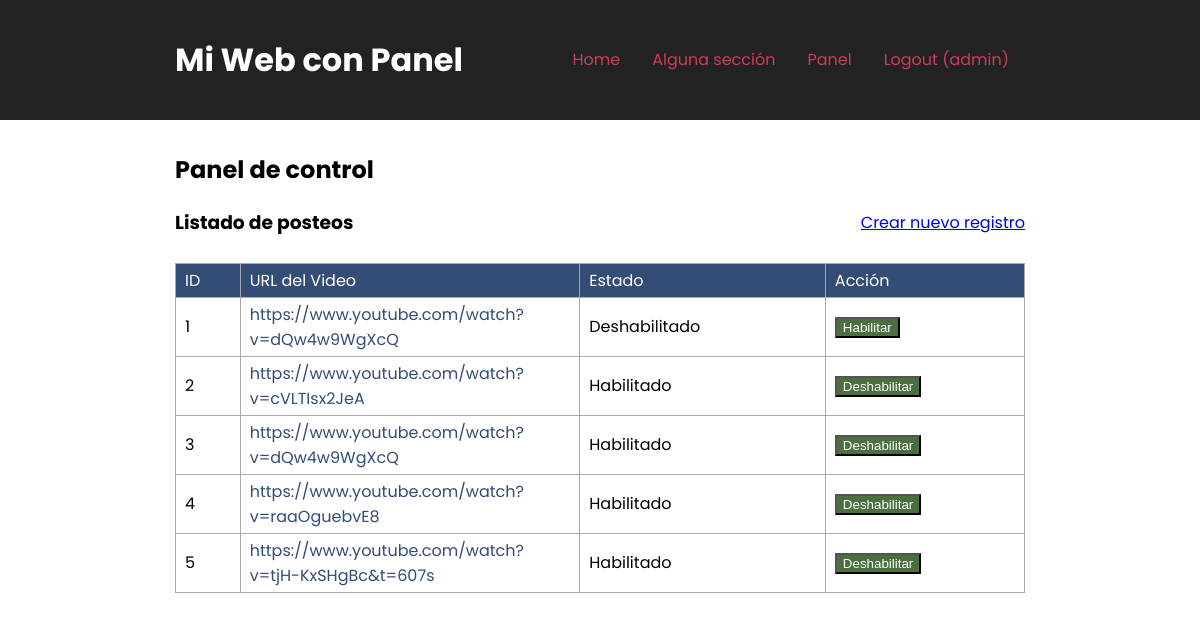
/panel/listado.php (signed in), run on the app's committed database.
### tables this page shows
CREATE TABLE `videos_youtube` (
  `id` int(11) NOT NULL,
  `url_video` varchar(255) NOT NULL,
  `estado` tinyint(1) NOT NULL DEFAULT 1,
  `fecha_creacion` timestamp NOT NULL DEFAULT current_timestamp()
);

### php/config.php (called while the page is built, shortened)
<?php
function isLogged( ){
  return isset($_SESSION['logueado']);
}
function isAdmin( ){
  return isLogged( ) &&
         $_SESSION['logueado']['NIVEL'] == 'admin' ;
}

### panel/listado.php (the view, shortened to what this page needs)
<?php
include '../php/config.php';
$isAdmin = isAdmin();
if ($isAdmin) {
    $sql = "SELECT * FROM videos_youtube";
} else {
    $sql = "SELECT * FROM videos_youtube WHERE estado = 1";
}
include '../php/conexion.php';
$stmt = $cnx->query($sql);
$videos = $stmt->fetchAll(PDO::FETCH_ASSOC);
?>
<!DOCTYPE html>
<html lang="en">
<head>
  <link rel="stylesheet" href="../assets/estilos.css" />
</head>
<body>
  <header>
    <h1>Mi Web con Panel</h1>
    <?php include '../php/botonera.php'; ?>
  </header>
  <main>
    <h2>Panel de control</h2>
    <section>
      <div class='subtitle'>
        <h3>Listado de posteos</h3>
        <?php $base_url = '/sitio_03' ?>
        <?php if ($isAdmin): ?>
          <a href='<?php echo $base_url; ?>/acciones/form.php'>Crear nuevo registro</a>
        <?php endif; ?>
      </div>
      <table>
        <thead>
          <tr>
            <th>ID</th>
            <th>URL del Video</th>
            <th>Estado</th>
            <?php if ($isAdmin): ?>
              <th>Acción</th>
            <?php endif; ?>
          </tr>
        </thead>
        <tbody>
  <?php foreach ($videos as $video): ?>
    <tr>
      <td><?php echo $video['id']; ?></td>
      <td><a href="<?php echo $video['url_video']; ?>" target="_blank"><?php echo $video['url_video']; ?></a></td>
      <td><?php echo $video['estado'] == 1 ? 'Habilitado' : 'Deshabilitado'; ?></td>
      <?php if ($isAdmin): ?>
        <td>
          <form action="<?php echo $base_url?>/acciones/update_estado.php" method="POST">
            <button type="submit" onclick="confirmarCambioEstado(event)">
              <?php echo $video['estado'] == 1 ? 'Deshabilitar' : 'Habilitar'; ?>
            </button>
          </form>
        </td>
      <?php endif; ?>
    </tr>
  <?php endforeach; ?>
</tbody>
      </table>
    </section>
  </main>
</body>
</html>

### php/botonera.php (shortened to what this page needs)
<nav>
  <ul>
    <li><a href='index.php'>Home</a></li>
    <li><a href='#'>Alguna sección</a></li>
    <?php if( isAdmin() ): ?>
    <li><a href='/panel'>Panel</a>
    </li>
    <?php endif; ?>
    <?php if( isLogged( ) ): ?>
    <?php $base_url = '/sitio_03'?>
    <li><a href='<?php echo $base_url;?>/acciones/logout.php'>Logout (<?php echo $_SESSION['logueado']['USUARIO']; ?>)</a></li>
    <?php else: ?>
    <li><a href='login.php'>Login</a></li>
    <?php endif; ?>
  </ul>
</nav>

### assets/estilos.css (style rules this page uses)
body { margin: 0; padding: 0; font-family: 'Poppins', sans-serif; }
ul { margin: 0; padding: 0; list-style: none; }
header, main { padding: 20px calc( ( 100vw - 850px ) / 2); }
header { display: flex; justify-content: space-between; align-items: center; background: #222; }
header h1 { color: white; }
header nav > ul { display: flex; }
header nav > ul li { position: relative; }
header nav > ul a { display: block; padding: .75em 1em; line-height: 1em; text-decoration: none; color: #D13B5F; }
h1, h2, h3 { margin: 0.5em 0; }
table { margin-top: 1rem; border-collapse: collapse; width: 100%; }
table td, table th { padding: 4px 9px; border: 1px solid #aaa; }
table th { background: #344D76; color: white; text-align: left; font-weight: normal; }
table td:nth-child(2) { width: 40% }
table td a { text-decoration: none; color: #344D76; }
[type=submit] { background: #4B6F3E; color: white; }
.subtitle { display: flex; justify-content: space-between; align-items: center ; }

### data on the page
videos_youtube: id "1", url_video "https://www.youtube.com/watch?v=dQw4w9WgXcQ", estado "Deshabilitado"
videos_youtube: id "2", url_video "https://www.youtube.com/watch?v=cVLTIsx2JeA", estado "Habilitado"
videos_youtube: id "3", url_video "https://www.youtube.com/watch?v=dQw4w9WgXcQ", estado "Habilitado"
videos_youtube: id "4", url_video "https://www.youtube.com/watch?v=raaOguebvE8", estado "Habilitado"
videos_youtube: id "5", url_video "https://www.youtube.com/watch?v=tjH-KxSHgBc&t=607s", estado "Habilitado"

### other printed values
$_SESSION['logueado']['USUARIO'] "admin"
